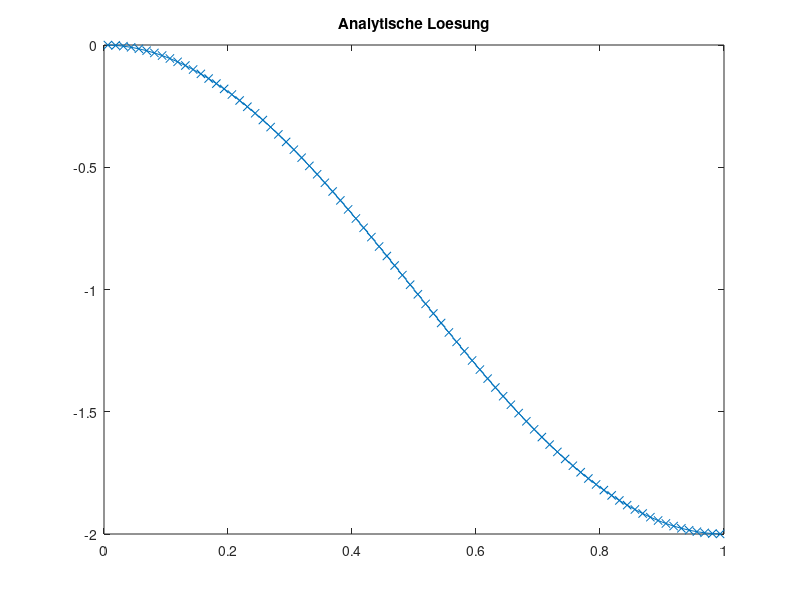
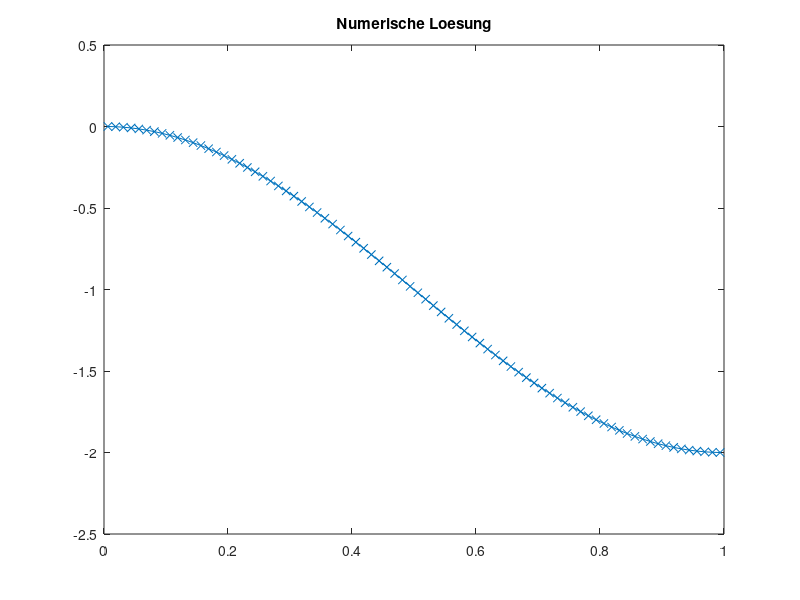
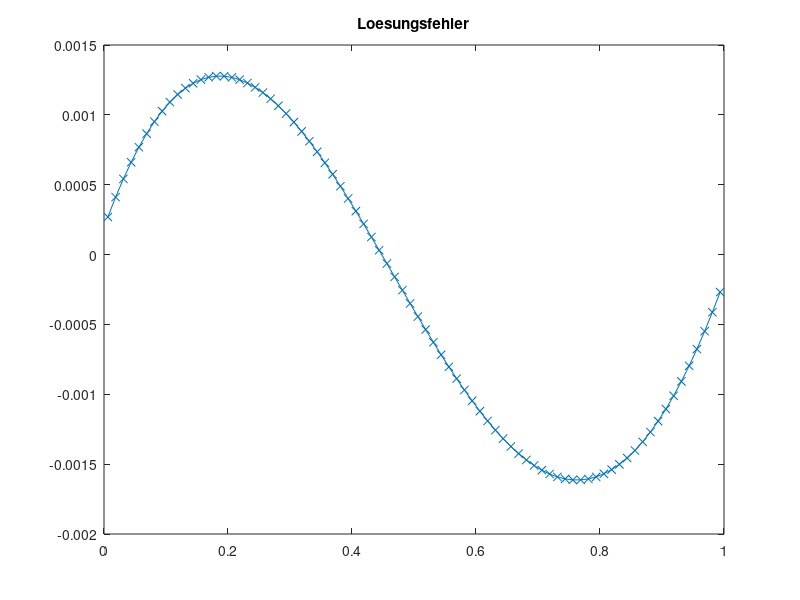

Write the MATLAB code that produced these figures, in order.
clc
clear all
close all

%SOL=@(x) sin(pi*x)+1;
%MSOL=@(x) pi*cos(pi*x)-pi^2*sin(pi*x);

SOL=@(x) cos(pi*x)-1;
MSOL=@(x) -pi*sin(pi*x)-pi^2*cos(pi*x);

DIF=1.0;
KONV=1.0;
BETA=1.0;
XMIN=0.0;
XMAX=1.0;

N=80; % KV's

X = linspace(XMIN, XMAX, N+1);
XC = (X(1:N)+X(2:N+1))/2;
XCR = [XMIN, XC, XMAX];

%%% ANALYTISCHE LÖSUNG
TA = zeros(1, N);
for I=1:N
  TA(I)=SOL(XC(I));
end

figure(1)
plot(XC, TA, 'x-');
title('Analytische Loesung')

%%% FVM Lösung

% Randbedingungen
RBE = SOL(XMAX);
RBW = SOL(XMIN);

% Koeffizienten speichern
AP = zeros(1, N);
AE = zeros(1, N);
AW = zeros(1, N);

for I=1:N
  DX = X(I+1)-X(I);

  DXE = XCR(I+2)-XCR(I+1);
  DXW = XCR(I+1)-XCR(I);

  AE(I) = DIF/(DXE*DX);
  AW(I) = DIF/(DXW*DX);

  AP(I) = -AE(I)-AW(I);

  DXeP = X(I+1)-XCR(I+1);
  DXPw = XCR(I+1)-X(I);
  AEK(I) = 0;
  AWK(I) = -KONV/DX;
  APK(I) = KONV/DX;

  %if I==1
    %APK(I) = AWK(I);
  %elseif I==N
    %APK(I) = AEK(I);
  %else
    %APK(I) = -AWK(I)-AEK(I);
  %end
end

% Gesamtgleichungssystem aufstellen
A = zeros(N);
b = zeros(N,1);

for I=1:N
  b(I) = MSOL(XC(I));

  % Hauptdiagonale
  A(I,I) = AP(I) + APK(I);

  % Westliche Nebendiagonale
  if mod(I,N)==1
    b(I) = b(I) - AW(I)*RBW - AWK(I)*RBW;
  else
    A(I, I-1) = AW(I) + AWK(I);
  end

  % Östliche Nebendiagonale
  if mod(I,N)==0
    b(I) = b(I) - AE(I)*RBE - APK(I)*RBE;
    A(I, I) = AP(I);
  else
    A(I, I+1) = AE(I) + AEK(I);
  end
end

T=A\b;

figure(2)
plot(XC, T, 'x-');
title('Numerische Loesung')

%%% Lösungsfehler berechnen
SERR=0.0;
ERR=zeros(1, N);
for I=1:N
    ERR(I)=T(I)-TA(I);
    SERR=SERR+ERR(I)^2;
end
SERR=sqrt(SERR/(N));

figure(3)
plot(XC, ERR, 'x-');
title('Loesungsfehler')

fprintf('Summierter Fehler %16.10e N=%g\n', SERR, N);


%%% ORDNUNG  BESTIMMEN
ERR5=5.2157765345e-02;
ERR10=1.5921468105e-02;
ERR20=5.7630383054e-03;
ERR40=2.3777712061e-03;
ERR80=1.0699864289e-03;
op=log((ERR5)/(ERR10))/log(2);
fprintf('Ordnung des Verfahrens %16.10e \n',op  );
op=log((ERR10)/(ERR20))/log(2);
fprintf('Ordnung des Verfahrens %16.10e \n',op  );
op=log((ERR20)/(ERR40))/log(2);
fprintf('Ordnung des Verfahrens %16.10e \n',op  );
op=log((ERR40)/(ERR80))/log(2);
fprintf('Ordnung des Verfahrens %16.10e \n',op  );


%%%% RESIDUUM BERECHNEN
%t=zeros(N, 1);
%for I=1:N
    %t(I)=SOL(XC(I));
%end

%RES=A*t-b;

%figure(4)
%plot(XC,RES,'x-');

%xlabel('XC')
%ylabel('RES')
%title('Residuum')

%%% Truncation Error berechnen

% b ohne Randwerte
%TE=zeros(1, N);
%for I=1:N
  %b(I) = MSOL(XC(I));
%end

%for I=3:N-2
  %DX = X(I+1)-X(I);
  %TE(I) = (DX/24 * (b(I+1) - 2*b(I) + b(I-1)))... % TE_source
        %+ ((T(I+2)-3*T(I+1)+3*T(I)-T(I-1))/(24*DX))... % TE_e
        %- ((T(I+1)-3*T(I)+3*T(I-1)-T(I-2))/(24*DX)); % TE_w
%end;

%% TE Sonderfälle für Randvolumen
%I=2;
%DX = X(I+1)-X(I);
%TE(I) = (DX/24 * (b(I+1) - 2*b(I) + b(I-1)))... % TE_source
      %+ ((T(I+2)-3*T(I+1)+3*T(I)-T(I-1))/(24*DX))... % TE_e
      %- ((T(I+1)-3*T(I)+4*T(I-1)-2*RBW)/(24*DX)); % TE_w

%I = N-1;
%DX = X(I+1)-X(I);
%TE(I) = (DX/24 * (b(I+1) - 2*b(I) + b(I-1)))... % TE_source
      %+ ((2*RBE-4*T(I+1)+3*T(I)-T(I-1))/(24*DX))... % TE_e
      %- ((T(I+1)-3*T(I)+3*T(I-1)-T(I-2))/(24*DX)); % TE_w

%hold on;
%plot(XC, (N-1).*TE, 'rx-');
